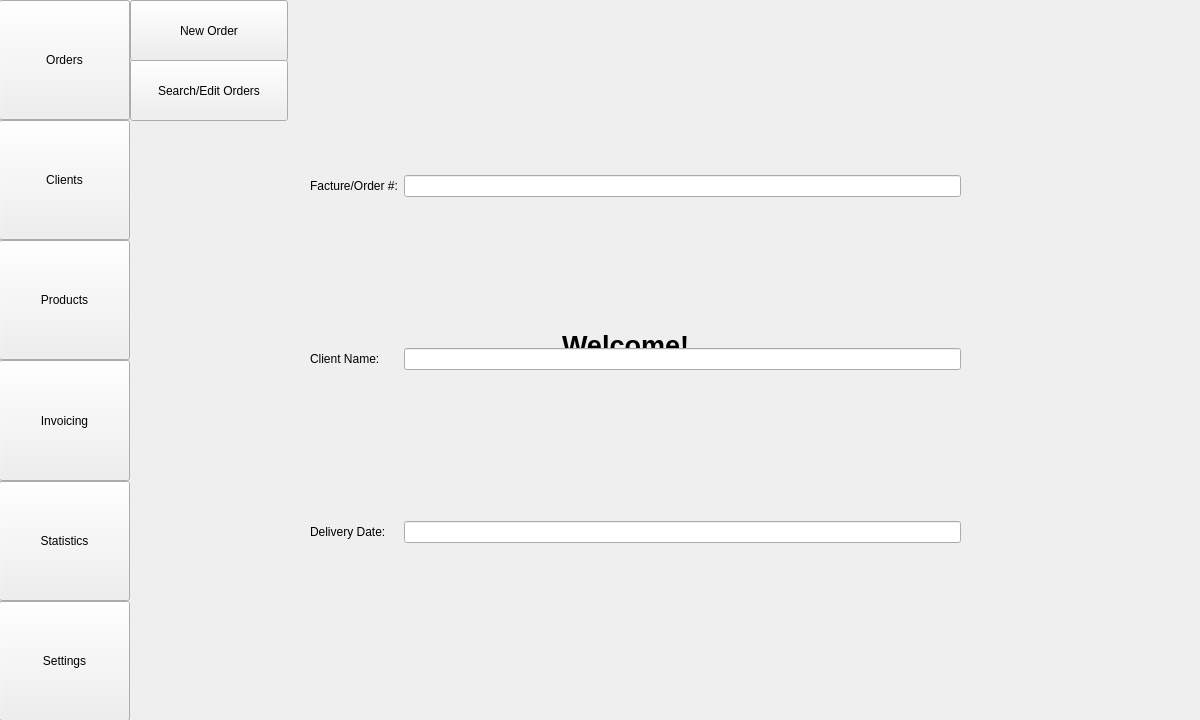
<?xml version="1.0" encoding="UTF-8"?>
<ui version="4.0">
 <class>MainWindow_mainView</class>
 <widget class="QMainWindow" name="MainWindow_mainView">
  <property name="geometry">
   <rect>
    <x>0</x>
    <y>0</y>
    <width>1200</width>
    <height>720</height>
   </rect>
  </property>
  <property name="sizePolicy">
   <sizepolicy hsizetype="Preferred" vsizetype="Expanding">
    <horstretch>0</horstretch>
    <verstretch>0</verstretch>
   </sizepolicy>
  </property>
  <property name="windowTitle">
   <string>MainWindow</string>
  </property>
  <widget class="QWidget" name="centralwidget">
   <widget class="QWidget" name="verticalLayoutWidget">
    <property name="geometry">
     <rect>
      <x>-1</x>
      <y>0</y>
      <width>131</width>
      <height>721</height>
     </rect>
    </property>
    <layout class="QVBoxLayout" name="ui_vLayout_viewMain">
     <property name="spacing">
      <number>0</number>
     </property>
     <property name="sizeConstraint">
      <enum>QLayout::SetMaximumSize</enum>
     </property>
     <item>
      <widget class="QPushButton" name="ux_pButton_orders">
       <property name="sizePolicy">
        <sizepolicy hsizetype="Minimum" vsizetype="Expanding">
         <horstretch>0</horstretch>
         <verstretch>0</verstretch>
        </sizepolicy>
       </property>
       <property name="baseSize">
        <size>
         <width>0</width>
         <height>0</height>
        </size>
       </property>
       <property name="text">
        <string>Orders</string>
       </property>
      </widget>
     </item>
     <item>
      <widget class="QPushButton" name="ux_pButton_clients">
       <property name="sizePolicy">
        <sizepolicy hsizetype="Minimum" vsizetype="Expanding">
         <horstretch>0</horstretch>
         <verstretch>0</verstretch>
        </sizepolicy>
       </property>
       <property name="text">
        <string>Clients</string>
       </property>
      </widget>
     </item>
     <item>
      <widget class="QPushButton" name="ux_pButton_products">
       <property name="sizePolicy">
        <sizepolicy hsizetype="Minimum" vsizetype="Expanding">
         <horstretch>0</horstretch>
         <verstretch>0</verstretch>
        </sizepolicy>
       </property>
       <property name="text">
        <string>Products</string>
       </property>
      </widget>
     </item>
     <item>
      <widget class="QPushButton" name="ux_pButton_invoicing">
       <property name="sizePolicy">
        <sizepolicy hsizetype="Minimum" vsizetype="Expanding">
         <horstretch>0</horstretch>
         <verstretch>0</verstretch>
        </sizepolicy>
       </property>
       <property name="text">
        <string>Invoicing</string>
       </property>
      </widget>
     </item>
     <item>
      <widget class="QPushButton" name="ux_pButton_statistics">
       <property name="sizePolicy">
        <sizepolicy hsizetype="Minimum" vsizetype="Expanding">
         <horstretch>0</horstretch>
         <verstretch>0</verstretch>
        </sizepolicy>
       </property>
       <property name="text">
        <string>Statistics</string>
       </property>
      </widget>
     </item>
     <item>
      <widget class="QPushButton" name="ux_pButton_settings">
       <property name="sizePolicy">
        <sizepolicy hsizetype="Minimum" vsizetype="Expanding">
         <horstretch>0</horstretch>
         <verstretch>0</verstretch>
        </sizepolicy>
       </property>
       <property name="text">
        <string>Settings</string>
       </property>
      </widget>
     </item>
    </layout>
   </widget>
   <widget class="QLabel" name="ux_label_welcome">
    <property name="geometry">
     <rect>
      <x>510</x>
      <y>270</y>
      <width>231</width>
      <height>151</height>
     </rect>
    </property>
    <property name="font">
     <font>
      <pointsize>20</pointsize>
      <weight>75</weight>
      <bold>true</bold>
      <underline>false</underline>
     </font>
    </property>
    <property name="text">
     <string>Welcome!</string>
    </property>
    <property name="alignment">
     <set>Qt::AlignCenter</set>
    </property>
   </widget>
   <widget class="QPushButton" name="ux_pButton_searchEditOrders">
    <property name="geometry">
     <rect>
      <x>130</x>
      <y>60</y>
      <width>158</width>
      <height>61</height>
     </rect>
    </property>
    <property name="sizePolicy">
     <sizepolicy hsizetype="Minimum" vsizetype="Expanding">
      <horstretch>0</horstretch>
      <verstretch>0</verstretch>
     </sizepolicy>
    </property>
    <property name="text">
     <string>Search/Edit Orders</string>
    </property>
   </widget>
   <widget class="QPushButton" name="ux_pButton_newOrder">
    <property name="geometry">
     <rect>
      <x>130</x>
      <y>0</y>
      <width>158</width>
      <height>61</height>
     </rect>
    </property>
    <property name="sizePolicy">
     <sizepolicy hsizetype="Minimum" vsizetype="Expanding">
      <horstretch>0</horstretch>
      <verstretch>0</verstretch>
     </sizepolicy>
    </property>
    <property name="text">
     <string>New Order</string>
    </property>
   </widget>
   <widget class="QWidget" name="gridLayoutWidget">
    <property name="geometry">
     <rect>
      <x>310</x>
      <y>30</y>
      <width>651</width>
      <height>661</height>
     </rect>
    </property>
    <layout class="QGridLayout" name="ui_layout_newOrder">
     <item row="2" column="0">
      <widget class="QLabel" name="ux_label_deliveryDate">
       <property name="sizePolicy">
        <sizepolicy hsizetype="Preferred" vsizetype="Fixed">
         <horstretch>0</horstretch>
         <verstretch>0</verstretch>
        </sizepolicy>
       </property>
       <property name="text">
        <string>Delivery Date:</string>
       </property>
      </widget>
     </item>
     <item row="1" column="0">
      <widget class="QLabel" name="ux_label_clientName">
       <property name="sizePolicy">
        <sizepolicy hsizetype="Preferred" vsizetype="Fixed">
         <horstretch>0</horstretch>
         <verstretch>0</verstretch>
        </sizepolicy>
       </property>
       <property name="text">
        <string>Client Name:</string>
       </property>
      </widget>
     </item>
     <item row="2" column="1">
      <widget class="QLineEdit" name="lineEdit_2"/>
     </item>
     <item row="1" column="1">
      <widget class="QLineEdit" name="ux_lineEdit_clientName"/>
     </item>
     <item row="0" column="1">
      <widget class="QLineEdit" name="lineEdit"/>
     </item>
     <item row="0" column="0">
      <widget class="QLabel" name="ux_label_orderNumber">
       <property name="sizePolicy">
        <sizepolicy hsizetype="Preferred" vsizetype="Fixed">
         <horstretch>0</horstretch>
         <verstretch>0</verstretch>
        </sizepolicy>
       </property>
       <property name="text">
        <string>Facture/Order #:</string>
       </property>
      </widget>
     </item>
    </layout>
   </widget>
  </widget>
 </widget>
 <resources/>
 <connections/>
</ui>
